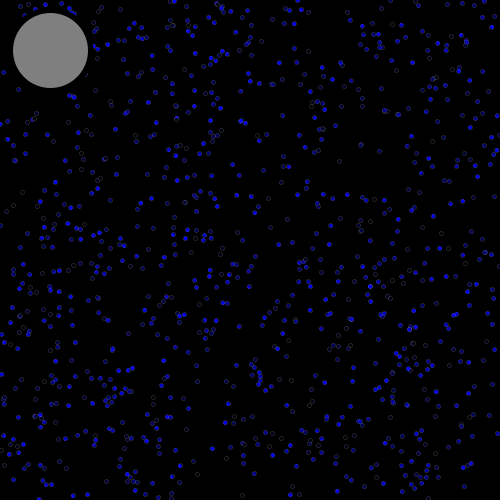
Frame 1 (no input)
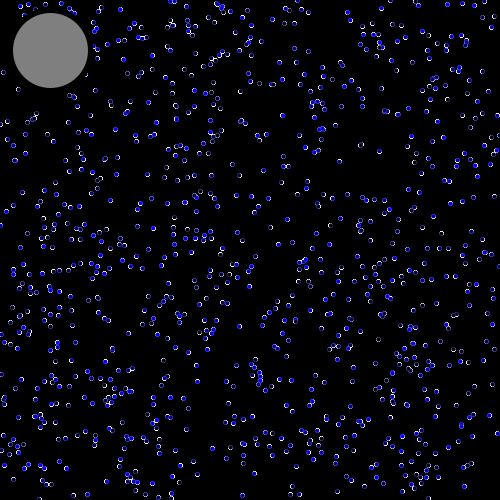
Frame 60 (the mouse pressed at the canvas centre just before this capture)
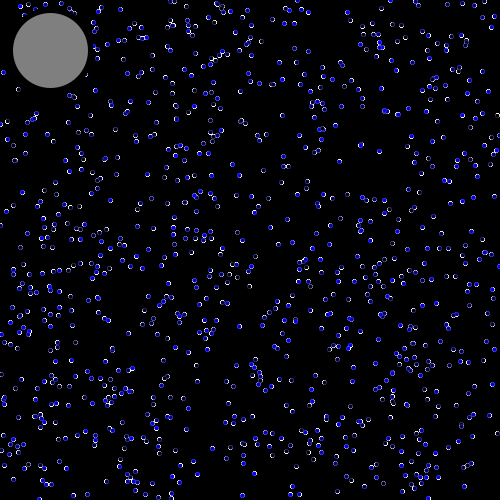
Frame 120 (the mouse held since frame 60 and released just before this capture)

The Processing sketch that drew these frames (run headless with seeded random() and noise(); from frame 60 on, the mouse is pressed at the canvas centre):

// Processing sketch: night_1array2class
// ── night_1array2class.pde
class bubble
{ 
  float x, y, diameter;

  bubble (float t)
  { 
    diameter=t;
    x = random( width);
    y = random( height);
  }
  void display()
  {
    fill(random(0), random(0), random(255));
    stroke(255);
    strokeWeight(0.1);
    ellipse(x, y, diameter, diameter);
  }
}

bubble[] bubbles= new bubble[1000];
void setup()
{
  size(500, 500);
  background(0);
  for (int i=0; i<bubbles.length; i++)
  {
    bubbles[i]=new bubble(1*4);
  }
}

void draw()
{
  for (int i=0; i<bubbles.length; i++)
  {
    bubbles[i].display();
    fill(127);
    stroke(0);
    strokeWeight(5);
    ellipse(50,50,80,80);
  }
}
